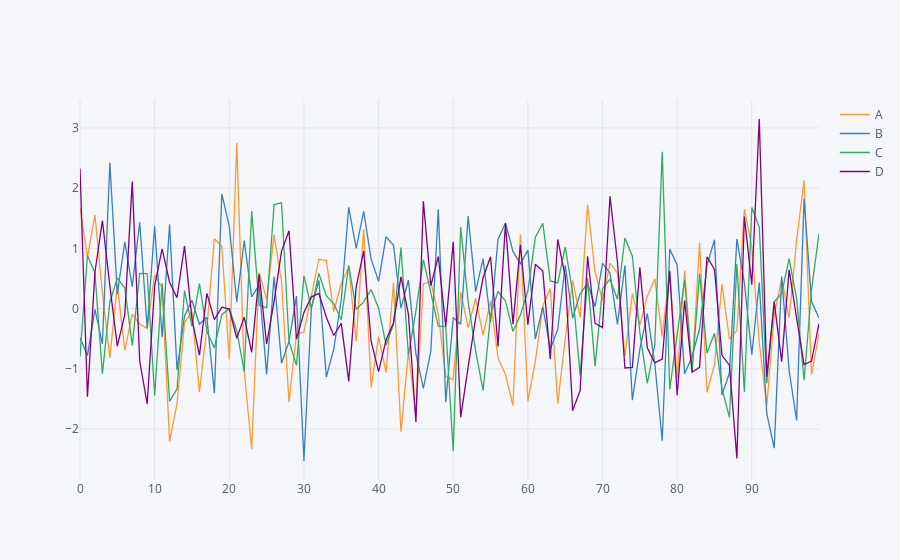

Source (notebook cell):
### Code cell
# df.iplot() : gives plot where we can place the cursor to actually see the value at a particular point.
# we can also play with the plot using the options given at top right of the plot.
df.iplot()
